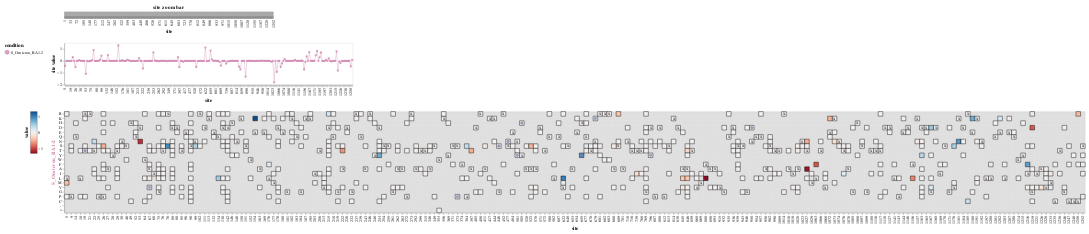

Write notebook code for a chart like this one.
### Markdown cell above
Additionally, we offer the ability to interactively visualize a model's shift parameters using the `MultiDmsModel.mut_shift_plot()` method which calls to a modified function from the original `polyclonal.plot.lineplot_and_heatmap()` as seen [here](https://github.com/jbloomlab/polyclonal/blob/92fee4badb14e1db719074f202b4fab374dd0613/polyclonal/plot.py#L263). Currently, the heatmaps place an "X" at the wildtype for the reference sequence only. All non-identical wildtypes are marked with dot, on the respective shifts parameter heatmap, in the respective condition color at the correct wildtype position.

### Code cell
model.mut_shift_plot(include_beta=False)

### Figure 1 — Vega-Lite specification as saved in the notebook (floating-point values rounded to 4 significant figures; data arrays with more than 128 entries replaced by an {"elided": "..."} marker saying what was removed)
{"config": {"view": {"continuousWidth": 300, "continuousHeight": 300}, "axis": {"grid": false, "labelOverlap": "parity"}, "padding": 10}, "vconcat": [{"data": {"name": "data-ba700416a2baa50eb38b75d6f88359a5"}, "mark": {"type": "rect"}, "encoding": {"color": {"value": "gray"}, "tooltip": [{"field": "site", "type": "quantitative"}], "x": {"field": "site", "sort": {"field": "_stat_site_order", "order": "ascending"}, "type": "ordinal"}}, "height": 11, "name": "view_2", "title": "site zoom bar", "width": 500}, {"layer": [{"mark": {"type": "line", "opacity": 0.7, "size": 1}, "encoding": {"color": {"field": "condition", "legend": {"orient": "left"}, "scale": {"domain": ["S_Omicron_BA1-2"], "range": ["#CC79A7"]}, "type": "nominal"}, "tooltip": [{"field": "site", "type": "quantitative"}, {"field": "condition", "type": "nominal"}, {"field": "_stat_site_val", "format": ".3g", "title": "site value", "type": "quantitative"}, {"field": "wildtype", "type": "nominal"}, {"field": "wildtype_S_Omicron_BA1-2", "type": "nominal"}], "x": {"field": "site", "sort": {"field": "_stat_site_order", "order": "ascending"}, "type": "ordinal"}, "y": {"field": "_stat_site_val", "scale": {"zero": true}, "title": "site value", "type": "quantitative"}}, "name": "view_1", "transform": [{"lookup": "site", "from": {"data": {"name": "data-36f4cd86adf9f153e0d86405509a0495"}, "key": "site", "fields": ["wildtype", "wildtype_S_Omicron_BA1-2", "_stat_site_order"]}}, {"calculate": "max(datum['value'],floor_at_zero['floor'])", "as": "_stat"}, {"joinaggregate": [{"op": "max", "field": "_stat", "as": "_stat_site_max"}], "groupby": ["site"]}, {"filter": "((datum['_stat_site_max'] >= (param_1['cutoff'] - 1e-06)) || (!isNumber(datum['_stat_site_max'])))"}, {"calculate": "(datum.wildtype !== datum.mutant)", "as": "_stat_not_wildtype"}, {"joinaggregate": [{"op": "max", "field": "_stat_not_wildtype", "as": "_stat_site_has_non_wildtype"}], "groupby": ["site"]}, {"filter": "datum['_stat_site_has_non_wildtype']"}, {"filter": {"param": "param_3"}}, {"aggregate": [{"op": "sum", "field": "_stat", "as": "_stat_sum"}, {"op": "mean", "field": "_stat", "as": "_stat_mean"}, {"op": "max", "field": "_stat", "as": "_stat_max"}, {"op": "min", "field": "_stat", "as": "_stat_min"}], "groupby": ["site", "wildtype", "wildtype_S_Omicron_BA1-2", "_stat_site_order", "condition"]}, {"fold": ["_stat_sum", "_stat_mean", "_stat_max", "_stat_min"], "as": ["_stat_site_stat", "_stat_site_val"]}, {"filter": {"param": "site_stat"}}, {"calculate": "true", "as": "_stat_show_line"}, {"filter": {"param": "param_2"}}]}, {"mark": {"type": "circle", "opacity": 0.7}, "encoding": {"color": {"field": "condition", "legend": {"orient": "left"}, "scale": {"domain": ["S_Omicron_BA1-2"], "range": ["#CC79A7"]}, "type": "nominal"}, "tooltip": [{"field": "site", "type": "quantitative"}, {"field": "condition", "type": "nominal"}, {"field": "_stat_site_val", "format": ".3g", "title": "site value", "type": "quantitative"}, {"field": "wildtype", "type": "nominal"}, {"field": "wildtype_S_Omicron_BA1-2", "type": "nominal"}], "x": {"field": "site", "sort": {"field": "_stat_site_order", "order": "ascending"}, "type": "ordinal"}, "y": {"field": "_stat_site_val", "scale": {"zero": true}, "title": "site value", "type": "quantitative"}}, "transform": [{"lookup": "site", "from": {"data": {"name": "data-36f4cd86adf9f153e0d86405509a0495"}, "key": "site", "fields": ["wildtype", "wildtype_S_Omicron_BA1-2", "_stat_site_order"]}}, {"calculate": "max(datum['value'],floor_at_zero['floor'])", "as": "_stat"}, {"joinaggregate": [{"op": "max", "field": "_stat", "as": "_stat_site_max"}], "groupby": ["site"]}, {"filter": "((datum['_stat_site_max'] >= (param_1['cutoff'] - 1e-06)) || (!isNumber(datum['_stat_site_max'])))"}, {"calculate": "(datum.wildtype !== datum.mutant)", "as": "_stat_not_wildtype"}, {"joinaggregate": [{"op": "max", "field": "_stat_not_wildtype", "as": "_stat_site_has_non_wildtype"}], "groupby": ["site"]}, {"filter": "datum['_stat_site_has_non_wildtype']"}, {"filter": {"param": "param_3"}}, {"aggregate": [{"op": "sum", "field": "_stat", "as": "_stat_sum"}, {"op": "mean", "field": "_stat", "as": "_stat_mean"}, {"op": "max", "field": "_stat", "as": "_stat_max"}, {"op": "min", "field": "_stat", "as": "_stat_min"}], "groupby": ["site", "wildtype", "wildtype_S_Omicron_BA1-2", "_stat_site_order", "condition"]}, {"fold": ["_stat_sum", "_stat_mean", "_stat_max", "_stat_min"], "as": ["_stat_site_stat", "_stat_site_val"]}, {"filter": {"param": "site_stat"}}]}], "data": {"name": "data-0f9fca51186d61bc49f55b805fc1111c"}, "height": 100, "width": 690}, {"vconcat": [{"layer": [{"mark": {"type": "rect", "color": "gray", "opacity": 0.25}, "encoding": {"x": {"field": "site", "sort": {"field": "_stat_site_order", "order": "ascending"}, "type": "ordinal"}, "y": {"field": "mutant", "scale": {"domain": ["R", "K", "H", "D", "E", "Q", "N", "S", "T", "Y", "W", "F", "A", "I", "L", "M", "V", "G", "P", "C", "-", "*"]}, "sort": ["R", "K", "H", "D", "E", "Q", "N", "S", "T", "Y", "W", "F", "A", "I", "L", "M", "V", "G", "P", "C", "-", "*"], "title": null, "type": "nominal"}}, "name": "view_3", "transform": [{"lookup": "site", "from": {"data": {"name": "data-36f4cd86adf9f153e0d86405509a0495"}, "key": "site", "fields": ["wildtype", "wildtype_S_Omicron_BA1-2", "_stat_site_order"]}}, {"calculate": "max(datum['value'],floor_at_zero['floor'])", "as": "_stat"}, {"joinaggregate": [{"op": "max", "field": "_stat", "as": "_stat_site_max"}], "groupby": ["site"]}, {"filter": "((datum['_stat_site_max'] >= (param_1['cutoff'] - 1e-06)) || (!isNumber(datum['_stat_site_max'])))"}, {"calculate": "(datum.wildtype !== datum.mutant)", "as": "_stat_not_wildtype"}, {"joinaggregate": [{"op": "max", "field": "_stat_not_wildtype", "as": "_stat_site_has_non_wildtype"}], "groupby": ["site"]}, {"filter": "datum['_stat_site_has_non_wildtype']"}, {"filter": {"param": "param_3"}}, {"filter": "(datum['condition'] === 'S_Omicron_BA1-2')"}, {"impute": "_stat_dummy", "key": "mutant", "groupby": ["site"], "keyvals": ["R", "K", "H", "D", "E", "Q", "N", "S", "T", "Y", "W", "F", "A", "I", "L", "M", "V", "G", "P", "C", "-", "*"], "value": null}]}, {"mark": {"type": "rect"}, "encoding": {"color": {"field": "_stat", "legend": {"gradientLength": 100, "gradientStrokeColor": "black", "gradientStrokeWidth": 0.5, "orient": "left", "title": "value", "titleOrient": "left"}, "scale": {"domainMax": 1.299, "domainMid": 0, "domainMin": {"expr": "floor_at_zero.floor"}, "nice": false, "scheme": "redblue", "type": "linear", "zero": true}, "type": "quantitative"}, "stroke": {"value": "black"}, "tooltip": [{"field": "site", "type": "nominal"}, {"field": "wildtype", "type": "nominal"}, {"field": "mutant", "type": "nominal"}, {"field": "value", "format": ".3g", "type": "quantitative"}, {"field": "condition", "type": "nominal"}, {"field": "β", "format": ".3g", "type": "quantitative"}, {"field": "wildtype_S_Omicron_BA1-2", "type": "nominal"}], "x": {"axis": {"labels": true, "ticks": true, "title": "site"}, "field": "site", "sort": {"field": "_stat_site_order", "order": "ascending"}, "type": "ordinal"}, "y": {"field": "mutant", "scale": {"domain": ["R", "K", "H", "D", "E", "Q", "N", "S", "T", "Y", "W", "F", "A", "I", "L", "M", "V", "G", "P", "C", "-", "*"]}, "sort": ["R", "K", "H", "D", "E", "Q", "N", "S", "T", "Y", "W", "F", "A", "I", "L", "M", "V", "G", "P", "C", "-", "*"], "title": null, "type": "nominal"}}, "title": {"text": "S_Omicron_BA1-2", "anchor": "middle", "color": "#CC79A7", "orient": "left"}, "transform": [{"lookup": "site", "from": {"data": {"name": "data-36f4cd86adf9f153e0d86405509a0495"}, "key": "site", "fields": ["wildtype", "wildtype_S_Omicron_BA1-2", "_stat_site_order"]}}, {"calculate": "max(datum['value'],floor_at_zero['floor'])", "as": "_stat"}, {"joinaggregate": [{"op": "max", "field": "_stat", "as": "_stat_site_max"}], "groupby": ["site"]}, {"filter": "((datum['_stat_site_max'] >= (param_1['cutoff'] - 1e-06)) || (!isNumber(datum['_stat_site_max'])))"}, {"calculate": "(datum.wildtype !== datum.mutant)", "as": "_stat_not_wildtype"}, {"joinaggregate": [{"op": "max", "field": "_stat_not_wildtype", "as": "_stat_site_has_non_wildtype"}], "groupby": ["site"]}, {"filter": "datum['_stat_site_has_non_wildtype']"}, {"filter": {"param": "param_3"}}, {"filter": "(datum['condition'] === 'S_Omicron_BA1-2')"}]}, {"mark": {"type": "text", "color": "black", "text": "x"}, "encoding": {"x": {"field": "site", "sort": {"field": "_stat_site_order", "order": "ascending"}, "type": "ordinal"}, "y": {"field": "mutant", "scale": {"domain": ["R", "K", "H", "D", "E", "Q", "N", "S", "T", "Y", "W", "F", "A", "I", "L", "M", "V", "G", "P", "C", "-", "*"]}, "sort": ["R", "K", "H", "D", "E", "Q", "N", "S", "T", "Y", "W", "F", "A", "I", "L", "M", "V", "G", "P", "C", "-", "*"], "title": null, "type": "nominal"}}, "transform": [{"lookup": "site", "from": {"data": {"name": "data-36f4cd86adf9f153e0d86405509a0495"}, "key": "site", "fields": ["wildtype", "wildtype_S_Omicron_BA1-2", "_stat_site_order"]}}, {"calculate": "max(datum['value'],floor_at_zero['floor'])", "as": "_stat"}, {"joinaggregate": [{"op": "max", "field": "_stat", "as": "_stat_site_max"}], "groupby": ["site"]}, {"filter": "((datum['_stat_site_max'] >= (param_1['cutoff'] - 1e-06)) || (!isNumber(datum['_stat_site_max'])))"}, {"calculate": "(datum.wildtype !== datum.mutant)", "as": "_stat_not_wildtype"}, {"joinaggregate": [{"op": "max", "field": "_stat_not_wildtype", "as": "_stat_site_has_non_wildtype"}], "groupby": ["site"]}, {"filter": "datum['_stat_site_has_non_wildtype']"}, {"filter": {"param": "param_3"}}, {"filter": "(datum.mutant === datum.wildtype)"}, {"filter": "(datum.wildtype === datum.mutant)"}]}, {"mark": {"type": "point", "fill": "#CC79A7"}, "encoding": {"x": {"field": "site", "sort": {"field": "_stat_site_order", "order": "ascending"}, "type": "ordinal"}, "y": {"field": "mutant", "scale": {"domain": ["R", "K", "H", "D", "E", "Q", "N", "S", "T", "Y", "W", "F", "A", "I", "L", "M", "V", "G", "P", "C", "-", "*"]}, "sort": ["R", "K", "H", "D", "E", "Q", "N", "S", "T", "Y", "W", "F", "A", "I", "L", "M", "V", "G", "P", "C", "-", "*"], "title": null, "type": "nominal"}}, "transform": [{"lookup": "site", "from": {"data": {"name": "data-36f4cd86adf9f153e0d86405509a0495"}, "key": "site", "fields": ["wildtype", "wildtype_S_Omicron_BA1-2", "_stat_site_order"]}}, {"calculate": "max(datum['value'],floor_at_zero['floor'])", "as": "_stat"}, {"joinaggregate": [{"op": "max", "field": "_stat", "as": "_stat_site_max"}], "groupby": ["site"]}, {"filter": "((datum['_stat_site_max'] >= (param_1['cutoff'] - 1e-06)) || (!isNumber(datum['_stat_site_max'])))"}, {"calculate": "(datum.wildtype !== datum.mutant)", "as": "_stat_not_wildtype"}, {"joinaggregate": [{"op": "max", "field": "_stat_not_wildtype", "as": "_stat_site_has_non_wildtype"}], "groupby": ["site"]}, {"filter": "datum['_stat_site_has_non_wildtype']"}, {"filter": {"param": "param_3"}}, {"filter": "(datum['condition'] === 'S_Omicron_BA1-2')"}, {"filter": "(datum['wildtype_S_Omicron_BA1-2'] !== datum.wildtype)"}, {"filter": "(datum['wildtype_S_Omicron_BA1-2'] === datum.mutant)"}]}], "height": {"step": 11}, "width": {"step": 11}}], "data": {"name": "data-0f9fca51186d61bc49f55b805fc1111c"}, "resolve": {"scale": {"color": "shared", "x": "shared"}}, "spacing": 10}], "params": [{"name": "param_3", "select": {"type": "interval", "encodings": ["x"], "mark": {"stroke": "black", "strokeWidth": 2}}, "views": ["view_2", "view_1", "view_3"]}, {"name": "site_stat", "select": {"type": "point", "fields": ["_stat_site_stat"]}, "bind": {"input": "radio", "options": ["_stat_sum", "_stat_mean", "_stat_max", "_stat_min"], "labels": ["sum", "mean", "max", "min"], "name": "site value statistic"}, "value": [{"_stat_site_stat": "_stat_sum"}], "views": ["view_1"]}, {"name": "param_2", "select": {"type": "point", "fields": ["_stat_show_line"]}, "bind": {"input": "radio", "options": [true, false], "labels": ["yes", "no"], "name": "show line on site plot"}, "value": [{"_stat_show_line": true}], "views": ["view_1"]}, {"name": "floor_at_zero", "select": {"type": "point", "fields": ["floor"]}, "bind": {"input": "radio", "options": [0, -1.317], "labels": ["yes", "no"], "name": "floor value at zero"}, "value": [{"floor": -1.317}], "views": ["view_2", "view_1", "view_3"]}, {"name": "param_1", "select": {"type": "point", "fields": ["cutoff"]}, "bind": {"input": "range", "max": 1.299, "min": -1.317, "name": "minimum max of value at site"}, "value": [{"cutoff": -1.317}], "views": ["view_2", "view_1", "view_3"]}], "resolve": {"scale": {"color": "independent"}}, "$schema": "https://vega.github.io/schema/vega-lite/v5.6.1.json", "datasets": {"data-ba700416a2baa50eb38b75d6f88359a5": {"elided": "1057 records"}, "data-0f9fca51186d61bc49f55b805fc1111c": {"elided": "1507 records"}, "data-36f4cd86adf9f153e0d86405509a0495": {"elided": "1057 records"}}}
